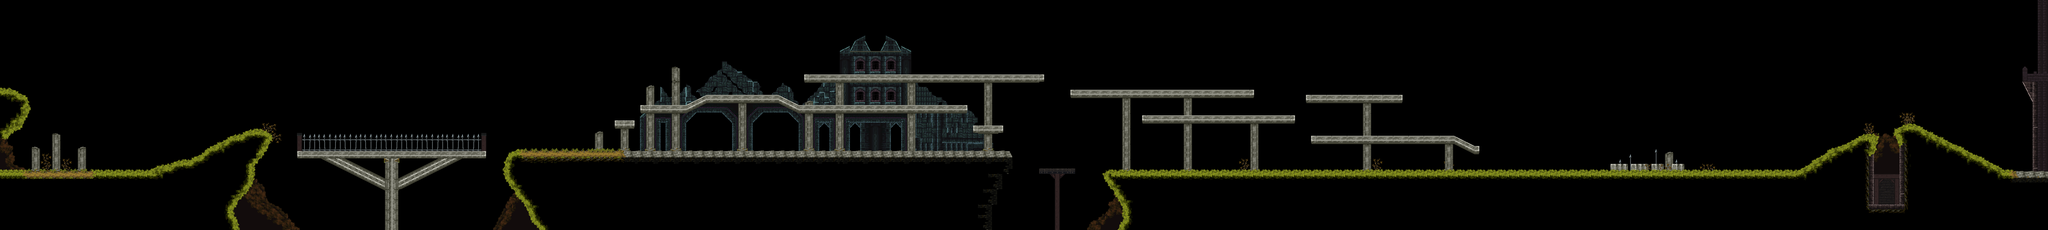

The image is a tile-based game level rendered from a .tmx file. Its description and source (layers, tilesets, objects; grid data summarised) follow:
An orthogonal 400x45 tile map with 16x16 px tiles, 4 tile layers (background3, background2, background1, platforms), 2 tilesets.

<map version="1.10" tiledversion="1.11.2" orientation="orthogonal" renderorder="right-down" width="400" height="45" tilewidth="16" tileheight="16" infinite="0" nextlayerid="6" nextobjectid="1">
 <tileset firstgid="1" name="Карточка.Мучения" tilewidth="16" tileheight="16" tilecount="528" columns="22">
  <image source="Tiles.png" width="352" height="384" />
 </tileset>
 <tileset firstgid="529" name="Карточка.Страдания" tilewidth="16" tileheight="16" tilecount="10240" columns="128">
  <image source="main_lev_build.png" width="2048" height="1280" />
 </tileset>
 <layer id="5" name="background3" width="400" height="45">
  <data>[18000 cells, 213 non-empty, 74 distinct tile ids]</data>
 </layer>
 <layer id="3" name="background2" width="400" height="45">
  <data>[18000 cells, 926 non-empty, 204 distinct tile ids]</data>
 </layer>
 <layer id="2" name="background1" width="400" height="45">
  <data>[18000 cells, 1078 non-empty, 172 distinct tile ids]</data>
 </layer>
 <layer id="1" name="platforms" width="400" height="45">
  <data>[18000 cells, 5512 non-empty, 193 distinct tile ids]</data>
 </layer>
</map>
